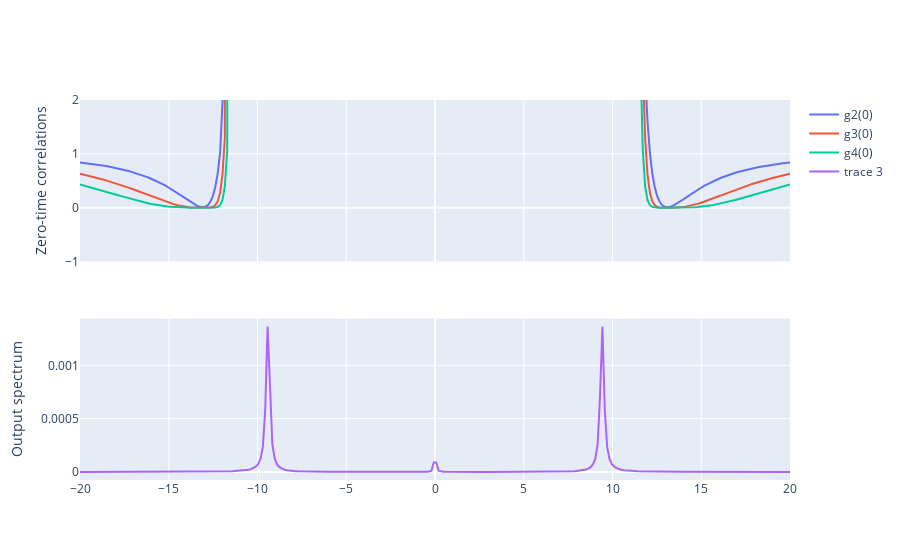

Notebook cell for this chart:
### Code cell
wc = 1e3  # frequencies in MHz

cavity = Cavity(
    num_photons=5,
    num_emitters=2,
    cavity_freq=wc,
    emitter_freq=[wc - 2.5, wc + 2.5],
    g=6.42,
    gamma=0.033,
    kappa=0.5,
)

drives = np.linspace(wc - 20 , wc + 20, 300)

fig = zero_time_correlation_under_pump(cavity, orders=[2, 3, 4], drive_frequencies=drives)
fig.update_yaxes(range=[-1, 2], row=1, col=1)

### Figure 1 — Plotly figure (JSON) as saved in the notebook; plotly's stock layout.template omitted (floating-point values rounded to 4 significant figures; data arrays with more than 128 entries replaced by an {"elided": "..."} marker saying what was removed)
{"data": [{"name": "g2(0)", "type": "scatter", "x": {"elided": "300 float values"}, "xaxis": "x", "y": {"elided": "300 float values"}, "yaxis": "y"}, {"name": "g3(0)", "type": "scatter", "x": {"elided": "300 float values"}, "xaxis": "x", "y": {"elided": "300 float values"}, "yaxis": "y"}, {"name": "g4(0)", "type": "scatter", "x": {"elided": "300 float values"}, "xaxis": "x", "y": {"elided": "300 float values"}, "yaxis": "y"}, {"type": "scatter", "x": {"elided": "300 float values"}, "xaxis": "x2", "y": {"elided": "300 float values"}, "yaxis": "y2"}], "layout": {"xaxis": {"anchor": "y", "domain": [0, 1], "matches": "x2", "showticklabels": false}, "xaxis2": {"anchor": "y2", "domain": [0, 1]}, "yaxis": {"anchor": "x", "domain": [0.575, 1], "range": [-1, 2], "title": {"text": "Zero-time correlations"}}, "yaxis2": {"anchor": "x2", "domain": [0, 0.425], "title": {"text": "Output spectrum"}}}}
